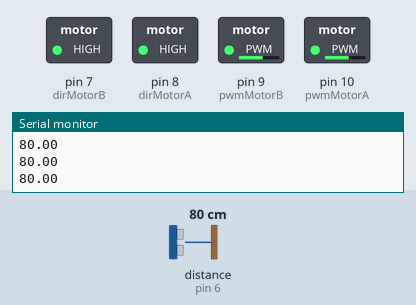
Recording of a sketch running on a simulated Arduino Mega 2560, built with avr-gcc and run on an emulated ATmega2560. Parts: switched loads named in the sketch (green lamp = pin HIGH), the last lines printed to the serial monitor. Wiring (inferred from the names in the program): ultrasonic range finder: trigger pin 5; echo pin 6. The inputs (shaded band) are chosen by the test bench; at power-on: distance to the obstacle (sensor on pin 6) 80 cm. The echo pulse lasts 58.3 µs per cm; pins used as bus, display or sensor lines are not drawn.

Above: at 1.2 s.
1.3 s: distance to the obstacle (sensor on pin 6) set to 16 cm
2.8 s: distance to the obstacle (sensor on pin 6) set to 13 cm
At 3.4 s:
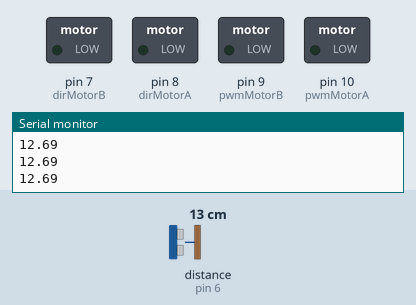
4.3 s: distance to the obstacle (sensor on pin 6) set to 18 cm
At 5.8 s:
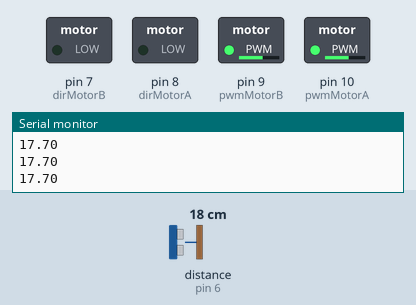
6.5 s: distance to the obstacle (sensor on pin 6) set to 13 cm
At 7.0 s:
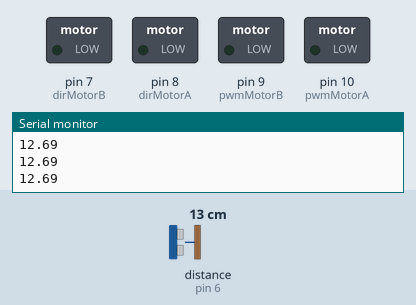
8.0 s: distance to the obstacle (sensor on pin 6) set to 35 cm
At 9.2 s:
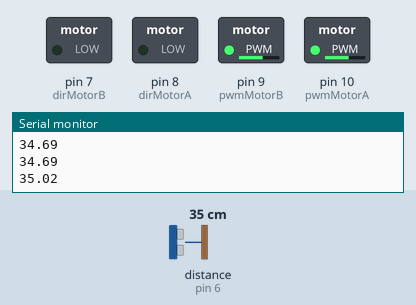
Timing chart, 0 to 11.5 s (numbered marks = the images above; inputs shaded):
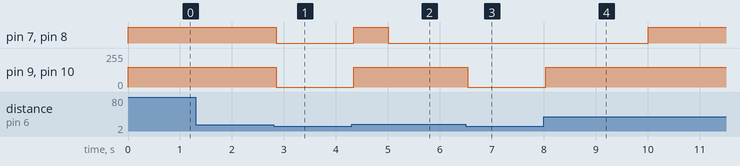

The sketch:

movement.ino
```cpp
  const int base_speed = 150; // 0 to 255
  const int pingInterval = 50;
  const float reverseThreshold = 15;

  const int pwmMotorA = 10;
  const int dirMotorA = 8;
  const int pwmMotorB = 9;
  const int dirMotorB = 7;

  const int trigPin = 5;
  const int echoPin = 6;

  bool isForward = true;
  unsigned long lastSwitchedSecond = -1;
  long lastPingTime = 0;
  float currentDistance = 0;

  void setup() {
    // put your setup code here, to run once:
    Serial.begin(9600);

    pinMode(pwmMotorA, OUTPUT);
    pinMode(dirMotorA, OUTPUT);
    pinMode(pwmMotorB, OUTPUT);
    pinMode(dirMotorB, OUTPUT);
    pinMode(trigPin, OUTPUT);
    pinMode(echoPin, INPUT);
  }

  void powerWheels(float leftStrength, float rightStrength){
    if (leftStrength > 0) digitalWrite(dirMotorA, HIGH); else digitalWrite(dirMotorA, LOW);
    if (rightStrength > 0) digitalWrite(dirMotorB, HIGH); else digitalWrite(dirMotorB, LOW);
    leftStrength = abs(leftStrength) * base_speed;
    rightStrength = abs(rightStrength) * base_speed;
    analogWrite(pwmMotorA, leftStrength);
    analogWrite(pwmMotorB, rightStrength);
    }


  void getDistance(){
    long current_time = millis() + pingInterval;
    if (current_time - lastPingTime >= pingInterval) {
      lastPingTime = current_time;
      digitalWrite(trigPin, LOW);
      delayMicroseconds(2);
      digitalWrite(trigPin, HIGH);
      delayMicroseconds(10);
      digitalWrite(trigPin, LOW);

      long duration = pulseIn(echoPin, HIGH, 20000);
      if (duration == 0) {
        currentDistance = -1.0;
      } else {
        currentDistance = (duration * 0.0343) / 2.0;
      }

      Serial.println(currentDistance);

    }
  }

  // get largest one, steer towards it.
  void loop() {
    getDistance();
    unsigned long t_sec = millis() / 1000;
    if (t_sec > 0 && t_sec % 5 == 0 && t_sec != lastSwitchedSecond) {
      isForward = !isForward;
      lastSwitchedSecond = t_sec;
    }
    if (currentDistance < reverseThreshold && currentDistance != -1) {
      powerWheels(0, 0);
    } else if (isForward) {
      powerWheels(1, 1);
    } else{
      powerWheels(-1, -1);
    }

    delay(5);
  }
```

Measured:
- the behaviour switches between 15 and 14 cm on distance to the obstacle (sensor on pin 6) (found by bisection; images 0 and 1)
- the behaviour switches between 16 and 15 cm on distance to the obstacle (sensor on pin 6) (found by bisection; images 2 and 3)
- after the input at 2.8 s, pin 7 (dirMotorB), pin 8 (dirMotorA): HIGH → LOW after 0.05 s; pin 9 (pwmMotorB), pin 10 (pwmMotorA): 150/255 → 0/255 after 0.05 s
- after the input at 4.3 s, pin 7 (dirMotorB), pin 8 (dirMotorA): LOW → HIGH at once, → LOW 0.66 s later; pin 9 (pwmMotorB), pin 10 (pwmMotorA): 0/255 → 150/255 at once
- after the input at 6.5 s, pin 9 (pwmMotorB), pin 10 (pwmMotorA): 150/255 → 0/255 at once
- after the input at 8.0 s, pin 7 (dirMotorB), pin 8 (dirMotorA): LOW → HIGH after 2.0 s; pin 9 (pwmMotorB), pin 10 (pwmMotorA): 0/255 → 150/255 at once
